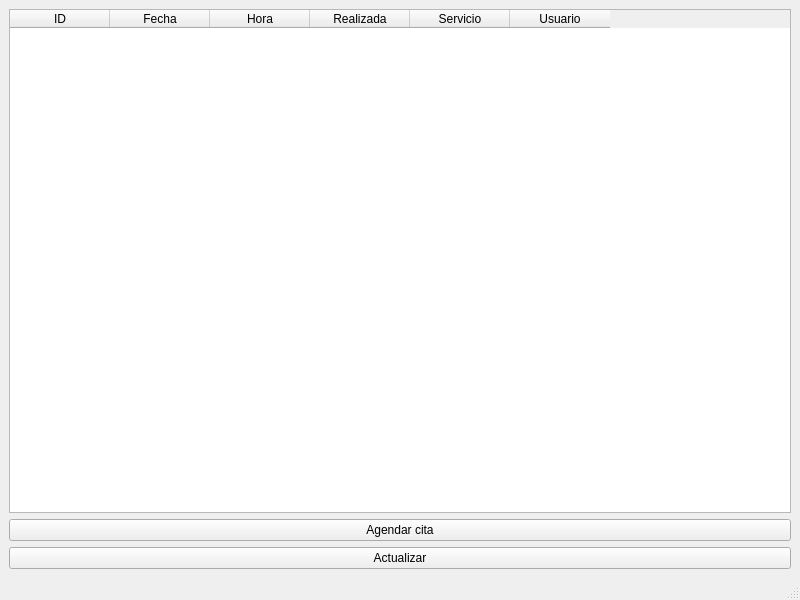
<?xml version="1.0" encoding="UTF-8"?>
<ui version="4.0">
 <class>MainWindow</class>
 <widget class="QMainWindow" name="MainWindow">
  <property name="geometry">
   <rect>
    <x>0</x>
    <y>0</y>
    <width>800</width>
    <height>600</height>
   </rect>
  </property>
  <property name="windowTitle">
   <string>MainWindow</string>
  </property>
  <widget class="QWidget" name="centralwidget">
   <layout class="QVBoxLayout" name="verticalLayout">
    <item>
     <widget class="QTableWidget" name="tableWidget">
      <column>
       <property name="text">
        <string>ID</string>
       </property>
      </column>
      <column>
       <property name="text">
        <string>Fecha</string>
       </property>
      </column>
      <column>
       <property name="text">
        <string>Hora</string>
       </property>
      </column>
      <column>
       <property name="text">
        <string>Realizada</string>
       </property>
      </column>
      <column>
       <property name="text">
        <string>Servicio</string>
       </property>
      </column>
      <column>
       <property name="text">
        <string>Usuario</string>
       </property>
      </column>
     </widget>
    </item>
    <item>
     <widget class="QPushButton" name="pushButton">
      <property name="text">
       <string>Agendar cita</string>
      </property>
     </widget>
    </item>
    <item>
     <widget class="QPushButton" name="update">
      <property name="text">
       <string>Actualizar</string>
      </property>
     </widget>
    </item>
   </layout>
  </widget>
  <widget class="QMenuBar" name="menubar">
   <property name="geometry">
    <rect>
     <x>0</x>
     <y>0</y>
     <width>800</width>
     <height>22</height>
    </rect>
   </property>
  </widget>
  <widget class="QStatusBar" name="statusbar"/>
 </widget>
 <resources/>
 <connections/>
</ui>
